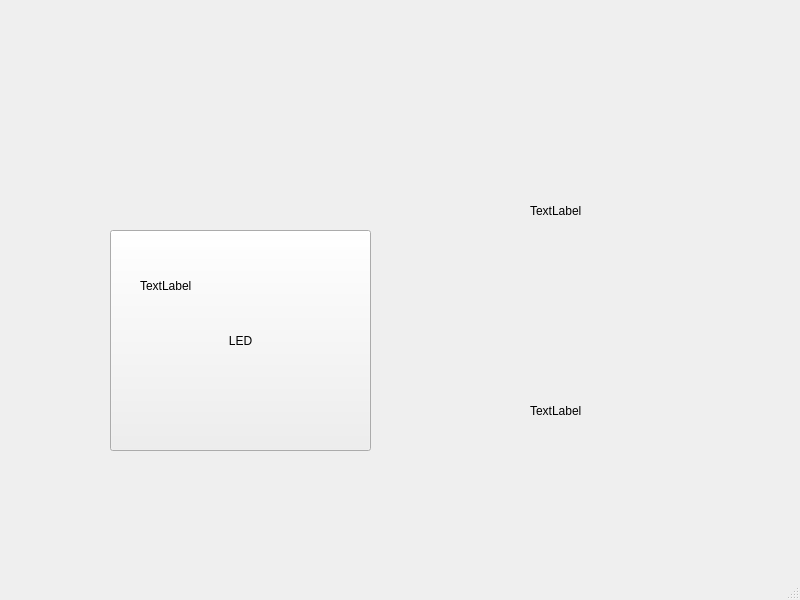
<?xml version="1.0" encoding="UTF-8"?>
<ui version="4.0">
 <class>MainWindow</class>
 <widget class="QMainWindow" name="MainWindow">
  <property name="geometry">
   <rect>
    <x>0</x>
    <y>0</y>
    <width>800</width>
    <height>600</height>
   </rect>
  </property>
  <property name="windowTitle">
   <string>MainWindow</string>
  </property>
  <widget class="QWidget" name="centralwidget">
   <widget class="QPushButton" name="pushButton">
    <property name="geometry">
     <rect>
      <x>110</x>
      <y>230</y>
      <width>261</width>
      <height>221</height>
     </rect>
    </property>
    <property name="text">
     <string>LED</string>
    </property>
   </widget>
   <widget class="QLabel" name="label_humi">
    <property name="geometry">
     <rect>
      <x>530</x>
      <y>140</y>
      <width>151</width>
      <height>141</height>
     </rect>
    </property>
    <property name="text">
     <string>TextLabel</string>
    </property>
   </widget>
   <widget class="QLabel" name="label_temp">
    <property name="geometry">
     <rect>
      <x>530</x>
      <y>340</y>
      <width>151</width>
      <height>141</height>
     </rect>
    </property>
    <property name="text">
     <string>TextLabel</string>
    </property>
   </widget>
   <widget class="QLabel" name="label_led">
    <property name="geometry">
     <rect>
      <x>140</x>
      <y>260</y>
      <width>196</width>
      <height>51</height>
     </rect>
    </property>
    <property name="text">
     <string>TextLabel</string>
    </property>
   </widget>
  </widget>
  <widget class="QMenuBar" name="menubar">
   <property name="geometry">
    <rect>
     <x>0</x>
     <y>0</y>
     <width>800</width>
     <height>56</height>
    </rect>
   </property>
  </widget>
  <widget class="QStatusBar" name="statusbar"/>
 </widget>
 <resources/>
 <connections/>
</ui>
